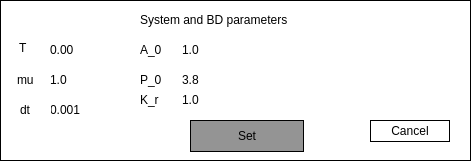
   <widget class="QWidget" name="evolutionParametersWidget" native="true">
    <property name="geometry">
     <rect>
      <x>200</x>
      <y>150</y>
      <width>471</width>
      <height>161</height>
     </rect>
    </property>
    <property name="styleSheet">
     <string notr="true">background: white; border: 1px solid black</string>
    </property>
    <widget class="QPushButton" name="setParametersButton">
     <property name="geometry">
      <rect>
       <x>190</x>
       <y>120</y>
       <width>114</width>
       <height>32</height>
      </rect>
     </property>
     <property name="styleSheet">
      <string notr="true">background:rgb(148, 148, 148)</string>
     </property>
     <property name="text">
      <string>Set</string>
     </property>
    </widget>
    <widget class="QPushButton" name="cancelEvolutionParametersButton">
     <property name="geometry">
      <rect>
       <x>370</x>
       <y>120</y>
       <width>80</width>
       <height>22</height>
      </rect>
     </property>
     <property name="text">
      <string>Cancel</string>
     </property>
    </widget>
    <widget class="QLabel" name="label_59">
     <property name="geometry">
      <rect>
       <x>140</x>
       <y>10</y>
       <width>221</width>
       <height>20</height>
      </rect>
     </property>
     <property name="styleSheet">
      <string notr="true">border: white</string>
     </property>
     <property name="text">
      <string>System and BD parameters</string>
     </property>
    </widget>
    <widget class="QLabel" name="label_28">
     <property name="geometry">
      <rect>
       <x>17</x>
       <y>70</y>
       <width>21</width>
       <height>20</height>
      </rect>
     </property>
     <property name="styleSheet">
      <string notr="true">border: red</string>
     </property>
     <property name="text">
      <string>mu</string>
     </property>
    </widget>
    <widget class="QLabel" name="label_29">
     <property name="geometry">
      <rect>
       <x>19</x>
       <y>40</y>
       <width>21</width>
       <height>16</height>
      </rect>
     </property>
     <property name="styleSheet">
      <string notr="true">border: red</string>
     </property>
     <property name="text">
      <string>T</string>
     </property>
    </widget>
    <widget class="QLineEdit" name="initialDtSet">
     <property name="geometry">
      <rect>
       <x>48</x>
       <y>100</y>
       <width>123</width>
       <height>20</height>
      </rect>
     </property>
     <property name="styleSheet">
      <string notr="true">border: white</string>
     </property>
     <property name="text">
      <string>0.001</string>
     </property>
    </widget>
    <widget class="QLineEdit" name="initialMuSet">
     <property name="geometry">
      <rect>
       <x>48</x>
       <y>70</y>
       <width>123</width>
       <height>20</height>
      </rect>
     </property>
     <property name="styleSheet">
      <string notr="true">border: red 1px solid</string>
     </property>
     <property name="text">
      <string>1.0</string>
     </property>
    </widget>
    <widget class="QLineEdit" name="initialTSet">
     <property name="geometry">
      <rect>
       <x>48</x>
       <y>40</y>
       <width>123</width>
       <height>20</height>
      </rect>
     </property>
     <property name="styleSheet">
      <string notr="true">border: white</string>
     </property>
     <property name="text">
      <string>0.00</string>
     </property>
    </widget>
    <widget class="QLabel" name="label_30">
     <property name="geometry">
      <rect>
       <x>20</x>
       <y>100</y>
       <width>31</width>
       <height>20</height>
      </rect>
     </property>
     <property name="styleSheet">
      <string notr="true">border: red</string>
     </property>
     <property name="text">
      <string>dt</string>
     </property>
    </widget>
    <widget class="QLabel" name="label_33">
     <property name="geometry">
      <rect>
       <x>140</x>
       <y>40</y>
       <width>31</width>
       <height>20</height>
      </rect>
     </property>
     <property name="styleSheet">
      <string notr="true">border: red</string>
     </property>
     <property name="text">
      <string>A_0</string>
     </property>
    </widget>
    <widget class="QLineEdit" name="a0Box_2">
     <property name="geometry">
      <rect>
       <x>180</x>
       <y>40</y>
       <width>61</width>
       <height>20</height>
      </rect>
     </property>
     <property name="styleSheet">
      <string notr="true">border: white</string>
     </property>
     <property name="text">
      <string>1.0</string>
     </property>
    </widget>
    <widget class="QLineEdit" name="p0Box_2">
     <property name="geometry">
      <rect>
       <x>180</x>
       <y>70</y>
       <width>61</width>
       <height>20</height>
      </rect>
     </property>
     <property name="styleSheet">
      <string notr="true">border: red 1px solid</string>
     </property>
     <property name="text">
      <string>3.8</string>
     </property>
    </widget>
    <widget class="QLabel" name="label_34">
     <property name="geometry">
      <rect>
       <x>140</x>
       <y>70</y>
       <width>21</width>
       <height>20</height>
      </rect>
     </property>
     <property name="styleSheet">
      <string notr="true">border: red</string>
     </property>
     <property name="text">
      <string>P_0</string>
     </property>
    </widget>
    <widget class="QLabel" name="label_36">
     <property name="geometry">
      <rect>
       <x>140</x>
       <y>90</y>
       <width>21</width>
       <height>20</height>
      </rect>
     </property>
     <property name="styleSheet">
      <string notr="true">border: red</string>
     </property>
     <property name="text">
      <string>K_r</string>
     </property>
    </widget>
    <widget class="QLineEdit" name="KrBox_2">
     <property name="geometry">
      <rect>
       <x>180</x>
       <y>90</y>
       <width>61</width>
       <height>20</height>
      </rect>
     </property>
     <property name="styleSheet">
      <string notr="true">border: red 1px solid</string>
     </property>
     <property name="text">
      <string>1.0</string>
     </property>
    </widget>
   </widget>
